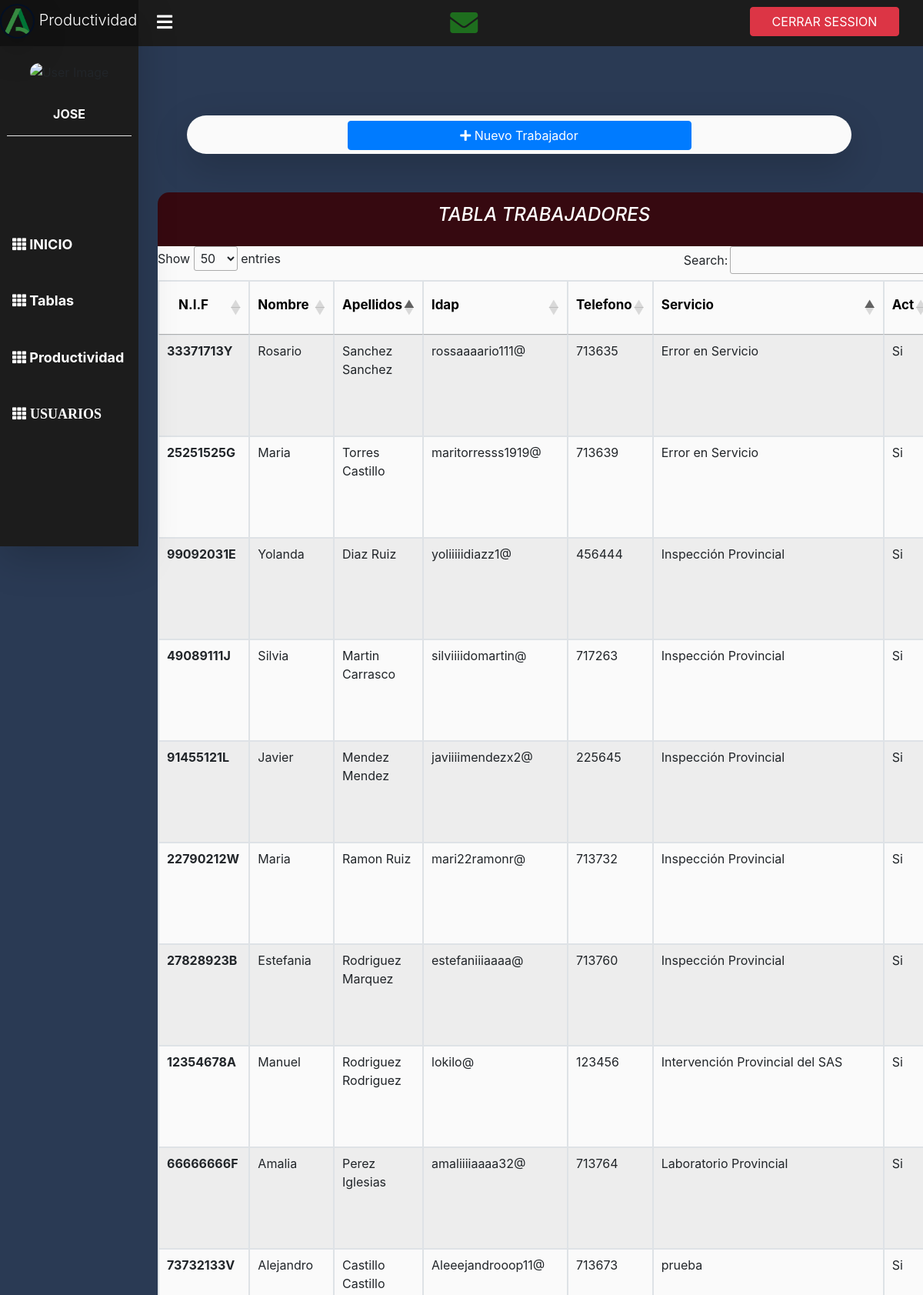
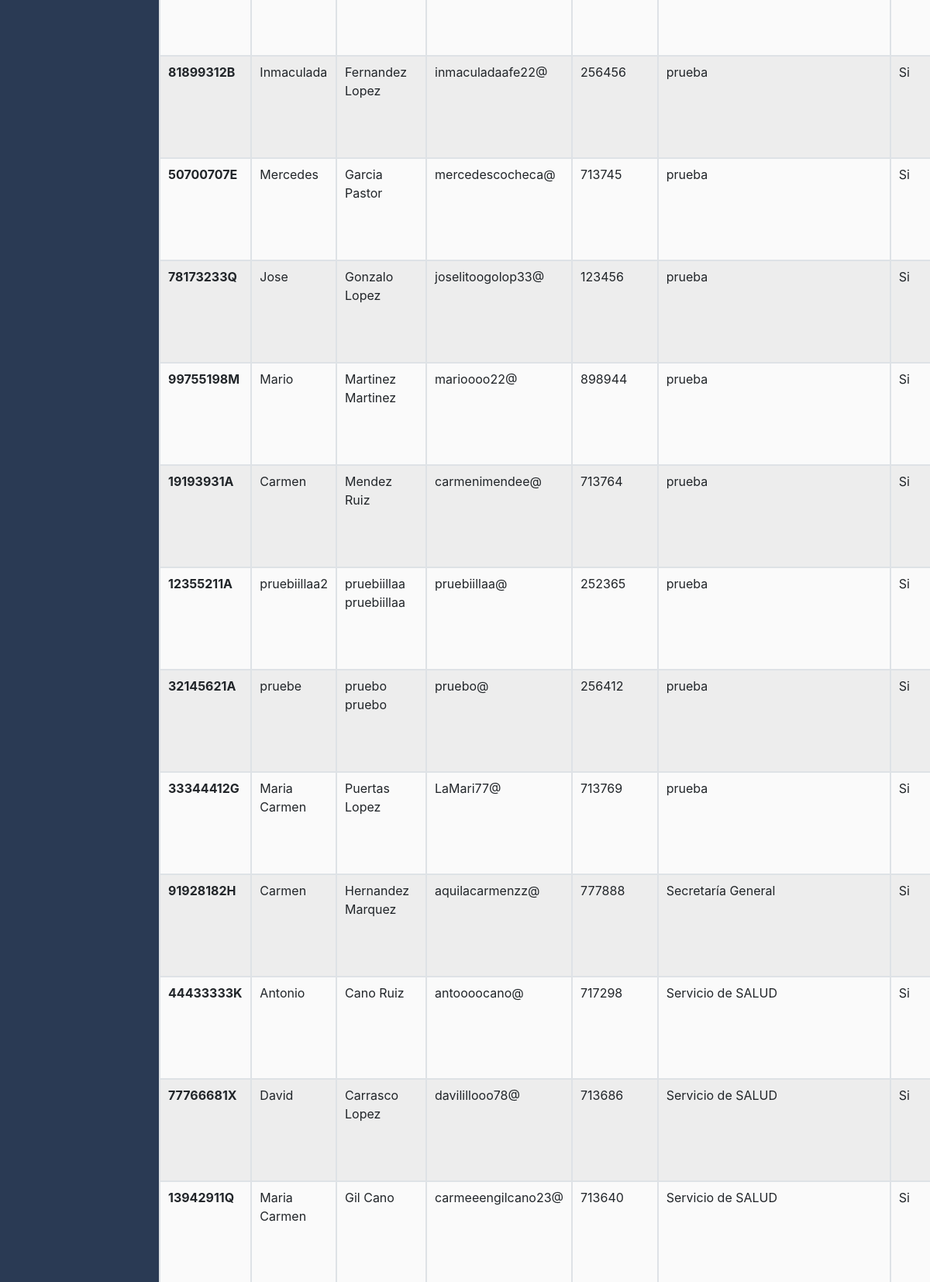
/index.php?controller=trabajador&action=index (signed in, upper part), run on the app's committed database (2 pictures, top to bottom).
### tables this page shows
CREATE TABLE `trabajador` (
  `nif` varchar(15) NOT NULL,
  `nombre` varchar(50) NOT NULL,
  `apellidos` varchar(100) NOT NULL,
  `sexo` varchar(10) NOT NULL,
  `email` varchar(50) NOT NULL,
  `fecha_nacimiento` date DEFAULT NULL,
  `activo` varchar(2) NOT NULL DEFAULT 'Si',
  `productividad` varchar(2) NOT NULL DEFAULT 'Si',
  `categoria` varchar(15) NOT NULL,
  `puesto` varchar(30) DEFAULT NULL,
  `fecha_alta` date NOT NULL,
  `fecha_baja` date DEFAULT NULL,
  `centro` varchar(30) NOT NULL,
  `telefono` int(9) DEFAULT NULL,
  `imagen` varchar(50) NOT NULL
);

CREATE TABLE `servicio` (
  `id` int(11) NOT NULL,
  `nombre` varchar(100) NOT NULL,
  `id_programa_func` int(11) NOT NULL,
  `id_programa_lab` int(11) NOT NULL
);

### controller/ControladorBase.php (called while the page is built, shortened)
<?php
class ControladorBase{
    public function __construct() {
	require_once 'model/EntidadBase.php';
    }
    public function cargarVista($vista,$datos){
        require_once 'view/AyudaVistas.php';
        $helper=new AyudaVistas();
        require_once 'view/'.$vista.'View.php';
    }
}
?>

### controller/TrabajadorController.php (called while the page is built, shortened)
<?php
class TrabajadorController extends ControladorBase{
    public function index(){
        $trabajador=new Trabajador();
        $servicio=new Servicio();
		$trabajadoresservicios= new TrabajadoresServicios();
        $conversaciones = new Conversaciones();
        $totalmensajes = $conversaciones->NoLeidos($_SESSION["id"]);
        $page=1;
        $filtro=null;
        $activos = true;
        $noactivos=false;
        $todos=false;
        $alltrabajadores=$trabajador->getAllTrab("nif","ASC",20,-1,$filtro);
	 	foreach($alltrabajadores as $workers){
			if ( $id_servicio=$trabajadoresservicios->getLastService($workers->nif))
			{
			    $nombre_servicio=$servicio->getById($id_servicio->id_servicio,"id");
			    $workers->nombre_servicio=$nombre_servicio->nombre ;
			}
			else
			   $workers->nombre_servicio="Error en Servicio" ;
	    }
        $count=$trabajador->getAllCountTrab($filtro);
        $this->cargarVista("trabajador/index",array(
            "alltrabajadores"=>$alltrabajadores,
            "count"=>$count,
            "filtro"=>$filtro,
            "page"=>$page,
            "pagelimit"=>$trabajador->pagelimit,
            'activos' => $activos,
            'noactivos' => $noactivos,
            'todos' => $todos,
            "totalmensajes" => $totalmensajes
        ));
    }
}
?>

### view/AyudaVistas.php (called while the page is built, shortened)
<?php
class AyudaVistas{
    public function url($controlador=CONTROLADOR_DEFECTO,$accion=ACCION_DEFECTO,$clave="id",$valor=null){
	$urlString="index.php?controller=".$controlador."&action=".$accion;
        return $urlString;
    }
}
?>

### model/Trabajador.php (called while the page is built, shortened)
<?php
class Trabajador extends EntidadBase{
    private $model;
    public function __construct(){
        $this->table="trabajador";
        $this->model="Trabajador";
    }
		public function getAllTrab($ordercol="id", $order="DESC", $limit=20, $primfila=null,$filter=null){
		$bindparams=null;
		if ($filter != null ) {
		     $query="SELECT nif,trabajador.nombre AS nombre ,apellidos,sexo,servicio.nombre as nombre_servicio,email,fecha_nacimiento,activo, productividad,categoria,puesto,fecha_alta,fecha_baja,centro,telefono,imagen
		 	 	FROM trabajador, servicio";
			$bindparams=array();
			$yawhere=0;
			foreach ($filter as $columna => $condicion) {
				if ($condicion->valor1 != "") {
                               if ($condicion->tipoComparacion ==CondicionFiltro::Igual) {
                                        $bindparams[":$columna"]="$condicion->valor1";
                                        $f="$columna = :$columna";
                                }
                                if ($condicion->tipoComparacion ==CondicionFiltro::Contiene) {
                                        $bindparams[":$columna"]="%$condicion->valor1%";
                                        $f="$columna LIKE :$columna";
                                }
					if ($yawhere == 0 ) {
						$query=$query." WHERE $f";
						$yawhere=1;
					}
					else {
						$query=$query." AND $f";
					}
				}
			}
			if ($yawhere == 0 ){
				$query=$query."WHERE trabajador.id_servicio=servicio.id";
			} else {
				$query=$query." AND trabajador.id_servicio=servicio.id";
			}
			$query=$query." ORDER BY $ordercol $order";
		} else {
	 $query="SELECT nif,trabajador.nombre AS nombre ,apellidos,sexo,email,fecha_nacimiento,activo,productividad,categoria,puesto,fecha_alta,fecha_baja,centro,telefono,imagen
	 			FROM trabajador
	 			ORDER BY $ordercol $order";
		}
		$stmt = $this->db()->prepare($query);
		$stmt->execute($bindparams);
        $resultSet=$stmt->fetchAll(PDO::FETCH_CLASS, $this->model);
		return $resultSet;
    }
}
?>

### model/EntidadBase.php (called while the page is built, shortened)
<?php
class EntidadBase{
    public function __construct($table,$model) {
        $this->model=(string) $model;
    }
    public function db(){
        global $dbh;
	if( isset($dbh) ) {
        	return $dbh;
    	} else {
        	$this->conectar=new Conectar();
        	$dbh=$this->conectar->conexion();
        	return $dbh;
	}
    }
}
?>

### model/Servicio.php (called while the page is built, shortened)
<?php
class Servicio extends EntidadBase{
    public function __construct(){
        $this->table="servicio";
        $this->model="Servicio";
    }
}
?>

### model/TrabajadoresServicios.php (called while the page is built, shortened)
<?php
class TrabajadoresServicios extends EntidadBase{
    public function __construct(){
        $this->table="trabajadores_servicios";
        $this->model="TrabajadoresServicios";
    }
}
?>

### view/trabajador/indexView.php (the view, shortened to what this page needs)
<!DOCTYPE html>
<html lang="en">
<html>
   <head>
        <link rel="stylesheet" href="view/plugins/fontawesome-free/css/all.min.css">
        <link rel="stylesheet" href="https://stackpath.bootstrapcdn.com/bootstrap/4.1.3/css/bootstrap.min.css">
        <link rel="stylesheet" type="text/css" href="https://cdn.datatables.net/1.10.22/css/jquery.dataTables.min.css">
   </head>
</head>
<body style="background-color: #2a3a54;">
    <?php require_once 'view/comun/leftnavbar.php'; ?>
    <?php require_once 'view/comun/sidebar.php'; ?>
  <?php
		$entidad="trabajador";
?>
    <div id="contenedortodo" class="row" style="width:90%; float:right;">
        <div id="selectcontenedor" style="height:50px; background-color: #fafafa; width:80%; margin:auto; margin-top:150px; border-radius:30px;" class="shadow-lg">
            <div class="row">
              <a style="margin:auto; margin-top:7px; width:50%;" href="<?php echo $helper->url($entidad,"nuevo"); ?>" class="btn btn-primary"><i class="fa fa-plus"></i> Nuevo Trabajador</a>
            </div>
        </div>
        <div id="tablacontenedor" class="table-responsive" style="background-color: #fafafa; width:93%; margin:auto; margin-top:50px; margin-bottom:80px; border-radius:15px; margin-left:70px;" class="shadow-lg">
          <table id="trabajadores" class="table table-bordered table-hover table-striped" data-page-size="50">
                <div style="height:70px; width:100%; background-color:#360910;" class="text-center">
                  <h4 style="color:white; font-style:italic; padding:15px;">TABLA TRABAJADORES</h4>
                </div>
                <thead style="padding:0;height:40px; width:100%;">
                        <tr style="height:70px;font-size:17px;color:black;">
                            <th scope="col" style="padding-bottom:25px; padding-left:25px">N.I.F</th>
                            <th scope="col" style="padding-bottom:25px;">Nombre</th>
                            <th scope="col" style="padding-bottom:25px;">Apellidos</th>
                            <th scope="col" style="padding-bottom:25px;">ldap</th>
                            <th scope="col" style="padding-bottom:25px;">Telefono</th>
                            <th scope="col" style="padding-bottom:25px;">Servicio</th>
								            <th scope="col" style="padding-bottom:25px;">Act</th>
                        </tr>
                    </thead>
                    <tbody>
                    <?php
                            if(!isset($filtro)){
                                if($todos && !$activos && !$noactivos){
                                    foreach($alltrabajadores as $worker) {  ?>
                                    <tr>
                                        <th><?php echo ($worker->nif)?>  </th>
                                        <td><?php echo ($worker->nombre); ?> </td>
                                        <td><?php echo ($worker->apellidos); ?> </td>
                                        <td><?php
                                        echo (strstr($worker->email, '@', true)) . "@"; ?> </td>
                                        <td><?php echo ($worker->telefono); ?> </td>
                                        <td><?php echo ($worker->nombre_servicio); ?> </td>
                                        <td><?php echo ($worker->activo); ?> </td>
                                        <td><?php echo ($worker->categoria); ?> </td>
                                        <td class="text-right">
                                            <a href="<?php echo $helper->url($entidad,"visualizar"); ?>&nif=<?php echo $worker->nif; ?>"  class="btn  btn-secondary btn-xs"><i class="fa fa-search"></i> </a>
                                            <a href="<?php echo $helper->url($entidad,"editar"); ?>&nif=<?php echo $worker->nif; ?>"  class="btn btn-success btn-xs"><i class="fas fa-pencil-alt"></i> </a>
                                            <button type="button" class="btn btn-danger btn-xs" data-toggle="modal" data-href="<?php echo $helper->url($entidad,"borrar"); ?>&nif=<?php echo $worker->nif; ?>" data-target="#borrar-confirm" ><i class="fas fa-trash"></i></button>
                                        </td>
                                    </tr>
                                <?php }
                                }if($activos && !$todos && !$noactivos){
                                    foreach($alltrabajadores as $worker) {  ?>
                                    <?php if($worker->activo=='Si'){ ?>
                                    <tr>
                                        <th><?php echo ($worker->nif)?>  </th>
                                        <td><?php echo ($worker->nombre); ?> </td>
                                        <td><?php echo ($worker->apellidos); ?> </td>
                                        <td><?php
                                        echo (strstr($worker->email, '@', true)) . "@"; ?> </td>
                                        <td><?php echo ($worker->telefono); ?> </td>
                                        <td><?php echo ($worker->nombre_servicio); ?> </td>
                                        <td><?php echo ($worker->activo); ?> </td>
                                    </tr>
                                <?php }
                                    }
                                }if($noactivos && !$todos && !$activos){
                                    foreach($alltrabajadores as $worker) {  ?>
                                    <?php if($worker->activo=='No'){ ?>
                                    <tr>
                                        <th><?php echo ($worker->nif)?>  </th>
                                        <td><?php echo ($worker->nombre); ?> </td>
                                        <td><?php echo ($worker->apellidos); ?> </td>
                                        <td><?php
                                        echo (strstr($worker->email, '@', true)) . "@"; ?> </td>
                                        <td><?php echo ($worker->telefono); ?> </td>
                                        <td><?php echo ($worker->nombre_servicio); ?> </td>
                                        <td><?php echo ($worker->activo); ?> </td>
                                        <td><?php echo ($worker->categoria); ?> </td>
                                        <td class="text-right">
                                            <a href="<?php echo $helper->url($entidad,"visualizar"); ?>&nif=<?php echo $worker->nif; ?>"  class="btn  btn-secondary btn-xs"><i class="fa fa-search"></i> </a>
                                            <a href="<?php echo $helper->url($entidad,"editar"); ?>&nif=<?php echo $worker->nif; ?>"  class="btn btn-success btn-xs"><i class="fas fa-pencil-alt"></i> </a>
                                            <button type="button" class="btn btn-danger btn-xs" data-toggle="modal" data-href="<?php echo $helper->url($entidad,"borrar"); ?>&nif=<?php echo $worker->nif; ?>" data-target="#borrar-confirm" ><i class="fas fa-trash"></i></button>
                                        </td>
                                    </tr>
                                <?php }
                                    }
                                }
							 }?>
                  </tbody>
                </table>
        </div>
    </div>
</body>
</html>

### view/trabajador/indexView.php (style rules this page uses)
* { box-sizing: border-box; }
@media only screen and (min-width: 1161px) { #selectcontenedor { height:200px; } }

### data on the page
trabajador: nif "12354678A", nombre "Manuel", apellidos "Rodriguez Rodriguez", email "lokilo", telefono "123456", activo "Si"
servicio: nombre "Intervención Provincial del SAS"
trabajador: nif "12355211A", nombre "pruebiillaa2", apellidos "pruebiillaa pruebiillaa", email "pruebiillaa", telefono "252365", activo "Si"
servicio: nombre "prueba"
trabajador: nif "13942911Q", nombre "Maria Carmen", apellidos "Gil Cano", email "carmeeengilcano23", telefono "713640", activo "Si"
servicio: nombre "Servicio de SALUD"
trabajador: nif "19193931A", nombre "Carmen", apellidos "Mendez Ruiz", email "carmenimendee", telefono "713764", activo "Si"
trabajador: nif "22790212W", nombre "Maria", apellidos "Ramon Ruiz", email "mari22ramonr", telefono "713732", activo "Si"
servicio: nombre "Inspección Provincial"
trabajador: nif "25251525G", nombre "Maria", apellidos "Torres Castillo", email "maritorresss1919", telefono "713639", nombre_servicio "Error en Servicio", activo "Si"
trabajador: nif "27828923B", nombre "Estefania", apellidos "Rodriguez Marquez", email "estefaniiiaaaa", telefono "713760", activo "Si"
trabajador: nif "32145621A", nombre "pruebe", apellidos "pruebo pruebo", email "pruebo", telefono "256412", activo "Si"
trabajador: nif "33344412G", nombre "Maria Carmen", apellidos "Puertas Lopez", email "LaMari77", telefono "713769", activo "Si"
trabajador: nif "33371713Y", nombre "Rosario", apellidos "Sanchez Sanchez", email "rossaaaario111", telefono "713635", nombre_servicio "Error en Servicio", activo "Si"
trabajador: nif "44433333K", nombre "Antonio", apellidos "Cano Ruiz", email "antoooocano", telefono "717298", activo "Si"
trabajador: nif "49089111J", nombre "Silvia", apellidos "Martin Carrasco", email "silviiiidomartin", telefono "717263", activo "Si"
trabajador: nif "50700707E", nombre "Mercedes", apellidos "Garcia Pastor", email "mercedescocheca", telefono "713745", activo "Si"
trabajador: nif "66666666F", nombre "Amalia", apellidos "Perez Iglesias", email "amaliiiiaaaa32", telefono "713764", activo "Si"
servicio: nombre "Laboratorio Provincial"
trabajador: nif "73732133V", nombre "Alejandro", apellidos "Castillo Castillo", email "Aleeejandrooop11", telefono "713673", activo "Si"
trabajador: nif "77766681X", nombre "David", apellidos "Carrasco Lopez", email "davilillooo78", telefono "713686", activo "Si"
trabajador: nif "78173233Q", nombre "Jose", apellidos "Gonzalo Lopez", email "joselitoogolop33", telefono "123456", activo "Si"
trabajador: nif "81899312B", nombre "Inmaculada", apellidos "Fernandez Lopez", email "inmaculadaafe22", telefono "256456", activo "Si"
trabajador: nif "91455121L", nombre "Javier", apellidos "Mendez Mendez", email "javiiiimendezx2", telefono "225645", activo "Si"
trabajador: nif "91928182H", nombre "Carmen", apellidos "Hernandez Marquez", email "aquilacarmenzz", telefono "777888", activo "Si"
servicio: nombre "Secretaría General"
trabajador: nif "99092031E", nombre "Yolanda", apellidos "Diaz Ruiz", email "yoliiiiidiazz1", telefono "456444", activo "Si"
trabajador: nif "99755198M", nombre "Mario", apellidos "Martinez Martinez", email "marioooo22", telefono "898944", activo "Si"

### other printed values
$_SESSION["nombre"] "JOSE"
